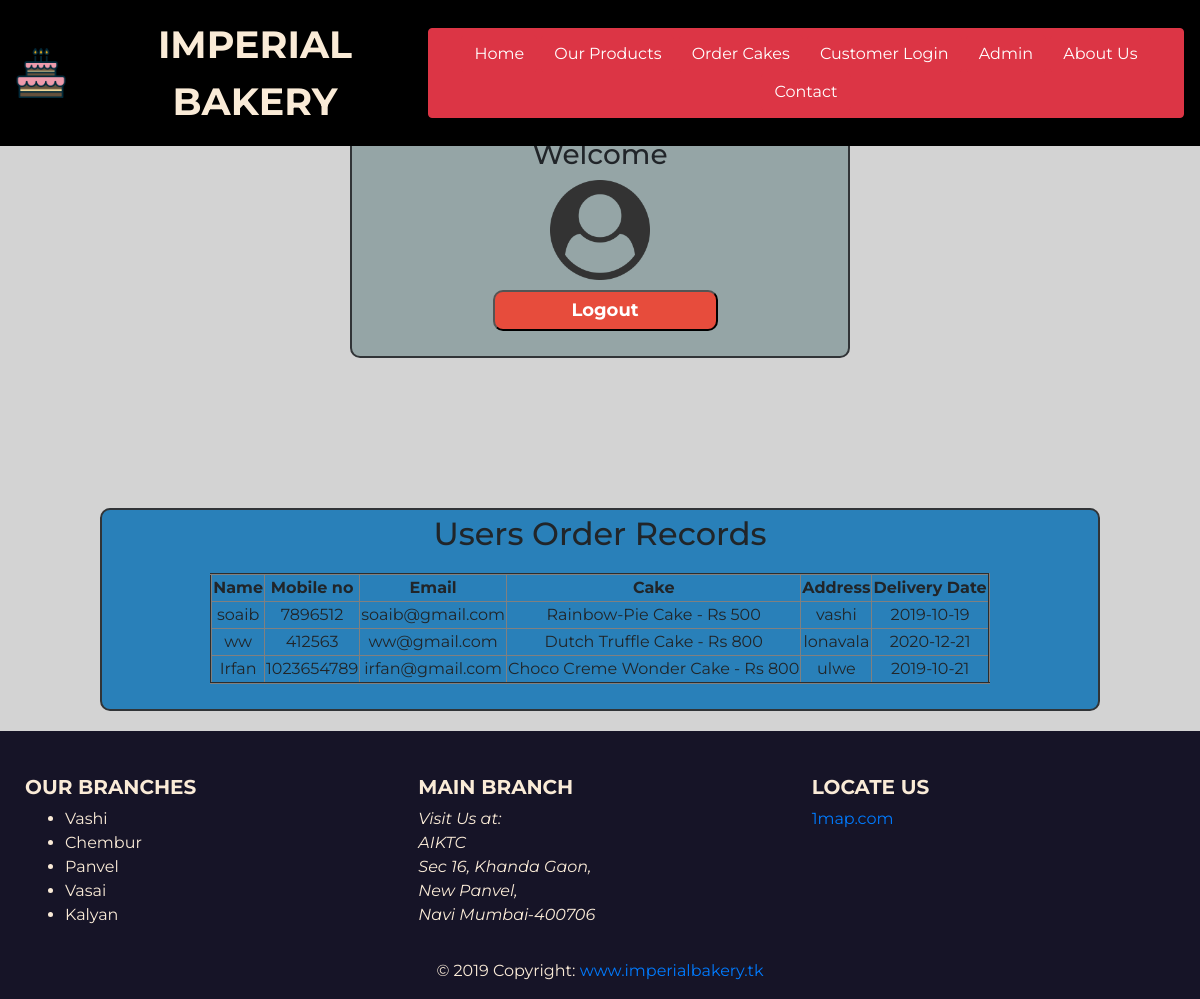
Page /adminshow.php on the committed database.
### tables this page shows
CREATE TABLE `ordercake` (
  `name` varchar(50) DEFAULT NULL,
  `number` int(50) DEFAULT NULL,
  `email` varchar(50) NOT NULL,
  `address` varchar(50) DEFAULT NULL,
  `cake` varchar(100) DEFAULT NULL,
  `password` varchar(100) DEFAULT NULL,
  `dod` varchar(100) DEFAULT NULL
);

### adminshow.php (the view, shortened to what this page needs)
<?php
include_once 'checkdb.php';
 ?>
<!DOCTYPE html>
<html lang="en">
<head>
    <link rel="stylesheet" href="https://maxcdn.bootstrapcdn.com/bootstrap/4.3.1/css/bootstrap.min.css">
    <link rel="stylesheet" href="css/style.css">
</head>
<body style="background-color:lightgray" >
      <header>
    <div class="container-fluid text-center">
        <nav class="navbar navbar-expand-md navbar-dark sticky-top">
            <div class="collapse navbar-collapse" id="collapse_target">
                <a class="navbar-brand" href="index.html"><img class="logoimg" src="images/nav.png" style="height: 50px; width: 50px;"></a>
                <span class="navbar-text" id="nvtxt"><b>IMPERIAL BAKERY</b></span>
                <ul class="navbar-nav ml-auto">
                    <div class="btn btn-danger">
                        <li class="nav-item dropdown">
                        <a class="btn btn-danger" href="index.html">Home</a>
                        <a class="btn btn-danger" href="products.html">Our Products</a>
                        <a class="btn btn-danger" href="order.php">Order Cakes</a>
                        <a class="btn btn-danger" href="login.php"">Customer Login</a>
                        <a class="btn btn-danger" href="admin.php""> Admin</a>
                        <a class="btn btn-danger" href="about.html">About Us</a>
                        <a class="btn btn-danger" href="contact.html">Contact</a>
                        </li>
                    </div>
                </ul>
            </div>
        </nav>
    </div>
    </header>
    <div id ="main-part" class="card-title text-center" style="font-size: 20px; padding-top:5%; background-color:#95a5a6; margin-top: 30px;">
        <center>
            <h2 style="color:#34495e;">Admin Home page</h2>
            <h3> Welcome
            ?> </h3>
            <img src="images/user.jpeg" class="user">
 <br>
<form action="adminshow.php"  class="myform" method="post">
<center>
    <input name="adminlogout" type="submit" id="Logoutbtn" value="Logout"/>
</center>
</form>
 </div>
<div  id ="main-pa" class="card-title text-center" style="width:600px  line-height:40px; margin-bottom:20px; margin-top:150px; background-color:#2980b9">
 <center> <h2>Users Order Records </h2></center>
<table align="center" border="2px" style="width:600px  line-height:40px; margin-bottom:20px; margin-top:20px;" >
                <tr>
                <th> Name </th>
                <th> Mobile no </th>
                <th> Email </th>
                <th> Cake </th>
                <th> Address </th>
                <th> Delivery Date </th>
                </tr>
<?php
    $sql="select *  from ordercake;";
    $result = mysqli_query($con,$sql);
    $resultcheck =mysqli_num_rows($result);
    if($resultcheck > 0){
        while($row = mysqli_fetch_assoc($result)){
            echo "<tr>";
            echo "<td >".$row['name']."</td>";
            echo "<td>".$row['number']."</td>";
            echo "<td>".$row['email']."</td>";
            echo "<td>".$row['cake']."</td>";
            echo "<td>".$row['address']."</td>";
            echo "<td>".$row['dod']."</td>";
            echo "</tr>";
        }
    }
    ?>
</table>
</div>
<footer class=" page-footer font-small teal pt-4">
      <div class="text-center text-md-left">
            <div class="row">
            <div class="col-md-4 mt-md-0 mt-3">
            <h5 class="text-uppercase font-weight-bold ">Our Branches</h5>
          <ul>
              <li>Vashi</li>
              <li>Chembur</li>
              <li>Panvel</li>
              <li>Vasai</li>
              <li>Kalyan</li>
          </ul>
        </div>
        <div class="col-md-4 mb-md-0 mb-3">
        <h5 class="text-uppercase font-weight-bold">Main Branch</h5>
        <i>
            Visit Us at:<br>
            AIKTC<br>
            Sec 16, Khanda Gaon,<br>
            New Panvel,<br>
            Navi Mumbai-400706<br>
        </i>
        </div>
    <div class="col-md-4 mt-md-0 mt-3 ">
    <h5 class="text-uppercase font-weight-bold">Locate us</h5>
    <div id="wrapper-9cd199b9cc5410cd3b1ad21cab2e54d3">
        <a href="https://1map.com/map-embed?embed_id=57514">1map.com</a>
      </div>
        </div>
      </div>
     </div>
    <div class="footer-copyright text-center py-3">© 2019 Copyright:
      <a href="https://www.imperialbakery.tk"> www.imperialbakery.tk</a>
    </div>
    </footer>
</body>
</html>

### css/style.css (style rules this page uses)
body { font-family: 'Montserrat', sans-serif; background-color: white; }
.navbar { position: fixed; width: 100%; top: 0; background-color: rgb(0, 0, 0); }
.container-fluid { padding: 0; }
.navbar-dark .navbar-text { color: antiquewhite; }
#nvtxt { font-size: 38px; }
.row { margin-right: 10px; margin-left: 10px; margin-top: 20px; }
footer { width: 100%; top: 0; background-color: rgb(22, 20, 39); color: antiquewhite; }
#main-part { width: 500px ; margin: 0 auto; background: white ; border-radius: 10px; border:2px solid #313437; padding: 5px; }
.user { width:150px; text-align: center; }
.myform { width: 450px; margin: 0 auto; }
#Logoutbtn { border-radius: 10px; margin-top: 10px; margin-left: 10px; margin-bottom: 20px; background-color:#e74c3c; padding: 5px; color: white; width: 50%; text-align: center; font-size: 18px; font-weight: bold; margin-bottom: 20px; }
#main-pa { width: 1000px ; margin: 0 auto; background: white ; border-radius: 10px; border:2px solid #313437; padding: 5px; }

### rows in the picture
ordercake: name "soaib", number "7896512", email "soaib@gmail.com", cake "Rainbow-Pie Cake - Rs 500", address "vashi", dod "2019-10-19"
ordercake: name "ww", number "412563", email "ww@gmail.com", cake "Dutch Truffle Cake - Rs 800", address "lonavala", dod "2020-12-21"
ordercake: name "Irfan", number "1023654789", email "irfan@gmail.com", cake "Choco Creme Wonder Cake - Rs 800", address "ulwe", dod "2019-10-21"
